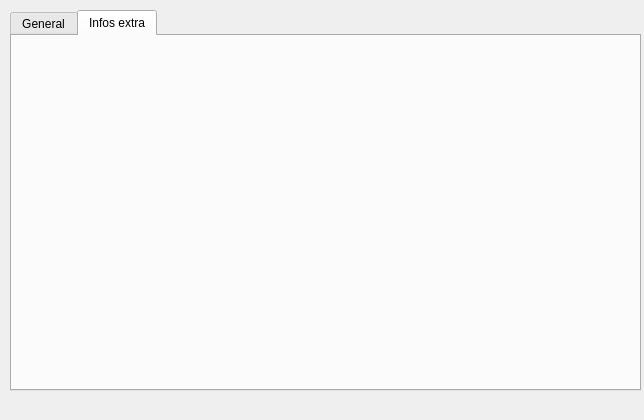
<?xml version="1.0" encoding="UTF-8"?>
<ui version="4.0">
 <class>dlgAfiliacionEntrada</class>
 <widget class="QDialog" name="dlgAfiliacionEntrada">
  <property name="geometry">
   <rect>
    <x>0</x>
    <y>0</y>
    <width>644</width>
    <height>420</height>
   </rect>
  </property>
  <property name="windowTitle">
   <string>Dialog</string>
  </property>
  <widget class="QTabWidget" name="tabWidget">
   <property name="geometry">
    <rect>
     <x>10</x>
     <y>10</y>
     <width>631</width>
     <height>381</height>
    </rect>
   </property>
   <property name="currentIndex">
    <number>1</number>
   </property>
   <widget class="QWidget" name="tab">
    <attribute name="title">
     <string>General</string>
    </attribute>
    <layout class="QVBoxLayout" name="verticalLayout">
     <item>
      <layout class="QHBoxLayout" name="horizontalLayout_3">
       <item>
        <widget class="QPushButton" name="btPersona">
         <property name="text">
          <string>Pe&amp;rsona</string>
         </property>
        </widget>
       </item>
       <item>
        <widget class="QLineEdit" name="txtPersona"/>
       </item>
      </layout>
     </item>
     <item>
      <layout class="QHBoxLayout" name="horizontalLayout_2">
       <item>
        <widget class="QPushButton" name="btProvinciaOrigen">
         <property name="text">
          <string>&amp;Provincia origen</string>
         </property>
        </widget>
       </item>
       <item>
        <widget class="QLineEdit" name="txtProvinciaOrigen"/>
       </item>
       <item>
        <widget class="QPushButton" name="btProvinciaDestino">
         <property name="text">
          <string>Provincia destino</string>
         </property>
        </widget>
       </item>
       <item>
        <widget class="QLineEdit" name="txtProvinciaDestino"/>
       </item>
      </layout>
     </item>
     <item>
      <layout class="QHBoxLayout" name="horizontalLayout">
       <item>
        <widget class="QPushButton" name="btCasaOrigen">
         <property name="text">
          <string>Casa origen</string>
         </property>
        </widget>
       </item>
       <item>
        <widget class="QLineEdit" name="txtCasaOrigen"/>
       </item>
       <item>
        <widget class="QPushButton" name="btCasaDestino">
         <property name="text">
          <string>Casa destino</string>
         </property>
        </widget>
       </item>
       <item>
        <widget class="QLineEdit" name="txtCasaDestino"/>
       </item>
      </layout>
     </item>
     <item>
      <widget class="QTableView" name="tableView"/>
     </item>
    </layout>
   </widget>
   <widget class="QWidget" name="tab_2">
    <attribute name="title">
     <string>Infos extra</string>
    </attribute>
    <widget class="WidgetExtraInfos" name="widget" native="true">
     <property name="geometry">
      <rect>
       <x>20</x>
       <y>10</y>
       <width>271</width>
       <height>301</height>
      </rect>
     </property>
    </widget>
   </widget>
  </widget>
 </widget>
 <customwidgets>
  <customwidget>
   <class>WidgetExtraInfos</class>
   <extends>QWidget</extends>
   <header>widgets/widgetextrainfos.h</header>
   <container>1</container>
  </customwidget>
 </customwidgets>
 <resources/>
 <connections/>
</ui>
